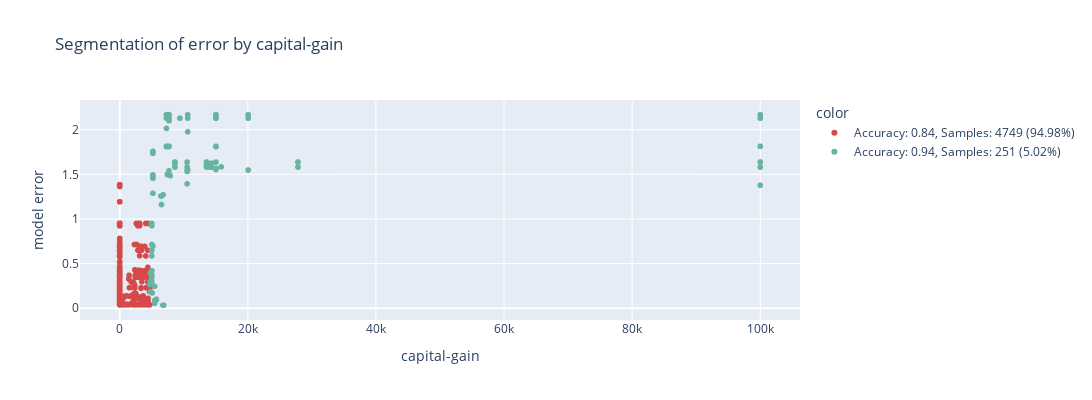
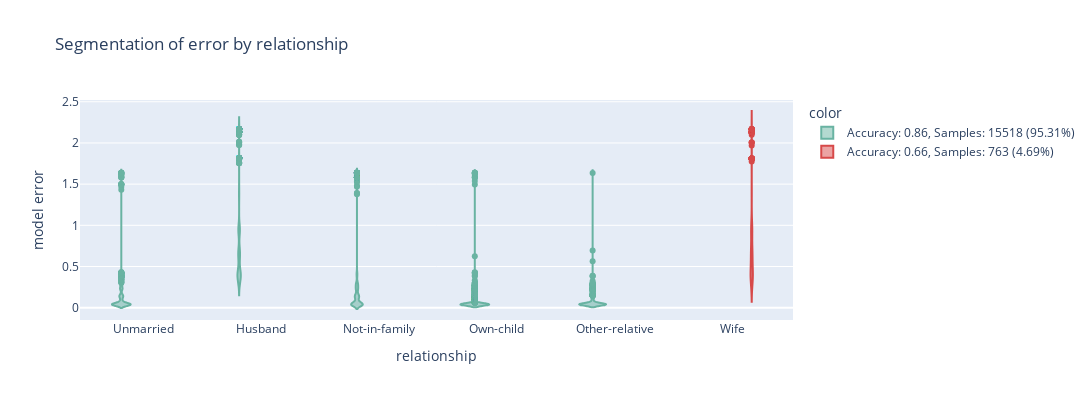

The notebook cell saved with these charts, in order:
### Code cell
check = ModelErrorAnalysis(min_error_model_score=0.3)
check = check.add_condition_segments_performance_relative_difference_not_greater_than()
res = check.run(train_ds, test_ds, model)
res

### Figure 1 — Plotly figure (JSON) as saved in the notebook; plotly's stock layout.template omitted (floating-point values rounded to 4 significant figures; data arrays with more than 128 entries replaced by an {"elided": "..."} marker saying what was removed)
{"data": [{"hovertemplate": "color=Accuracy: 0.84, Samples: 4749 (94.98%)<br>capital-gain=%{x}<br>model error=%{y}<extra></extra>", "legendgroup": "Accuracy: 0.84, Samples: 4749 (94.98%)", "marker": {"color": "#d74949", "symbol": "circle"}, "mode": "markers", "name": "Accuracy: 0.84, Samples: 4749 (94.98%)", "showlegend": true, "type": "scattergl", "x": {"elided": "4749 int values"}, "xaxis": "x", "y": {"elided": "4749 float values"}, "yaxis": "y"}, {"hovertemplate": "color=Accuracy: 0.94, Samples: 251 (5.02%)<br>capital-gain=%{x}<br>model error=%{y}<extra></extra>", "legendgroup": "Accuracy: 0.94, Samples: 251 (5.02%)", "marker": {"color": "#69b3a2", "symbol": "circle"}, "mode": "markers", "name": "Accuracy: 0.94, Samples: 251 (5.02%)", "showlegend": true, "type": "scattergl", "x": {"elided": "251 int values"}, "xaxis": "x", "y": {"elided": "251 float values"}, "yaxis": "y"}], "layout": {"height": 400, "legend": {"title": {"text": "color"}, "tracegroupgap": 0}, "title": {"text": "Segmentation of error by capital-gain"}, "width": 1200, "xaxis": {"anchor": "y", "domain": [0, 1], "title": {"text": "capital-gain"}}, "yaxis": {"anchor": "x", "domain": [0, 1], "title": {"text": "model error"}}}}

### Figure 2 — Plotly figure (JSON) as saved in the notebook; plotly's stock layout.template omitted (floating-point values rounded to 4 significant figures; data arrays with more than 128 entries replaced by an {"elided": "..."} marker saying what was removed)
{"data": [{"alignmentgroup": "True", "box": {"visible": false}, "hovertemplate": "color=Accuracy: 0.86, Samples: 15518 (95.31%)<br>relationship=%{x}<br>model error=%{y}<extra></extra>", "legendgroup": "Accuracy: 0.86, Samples: 15518 (95.31%)", "marker": {"color": "#69b3a2"}, "name": "Accuracy: 0.86, Samples: 15518 (95.31%)", "offsetgroup": "Accuracy: 0.86, Samples: 15518 (95.31%)", "orientation": "v", "scalegroup": "True", "showlegend": true, "type": "violin", "x": {"elided": "15518 str values"}, "x0": " ", "xaxis": "x", "y": {"elided": "15518 float values"}, "y0": " ", "yaxis": "y"}, {"alignmentgroup": "True", "box": {"visible": false}, "hovertemplate": "color=Accuracy: 0.66, Samples: 763 (4.69%)<br>relationship=%{x}<br>model error=%{y}<extra></extra>", "legendgroup": "Accuracy: 0.66, Samples: 763 (4.69%)", "marker": {"color": "#d74949"}, "name": "Accuracy: 0.66, Samples: 763 (4.69%)", "offsetgroup": "Accuracy: 0.66, Samples: 763 (4.69%)", "orientation": "v", "scalegroup": "True", "showlegend": true, "type": "violin", "x": {"elided": "763 str values"}, "x0": " ", "xaxis": "x", "y": {"elided": "763 float values"}, "y0": " ", "yaxis": "y"}], "layout": {"height": 400, "legend": {"title": {"text": "color"}, "tracegroupgap": 0}, "title": {"text": "Segmentation of error by relationship"}, "violinmode": "group", "width": 1200, "xaxis": {"anchor": "y", "domain": [0, 1], "title": {"text": "relationship"}}, "yaxis": {"anchor": "x", "domain": [0, 1], "title": {"text": "model error"}}}}
